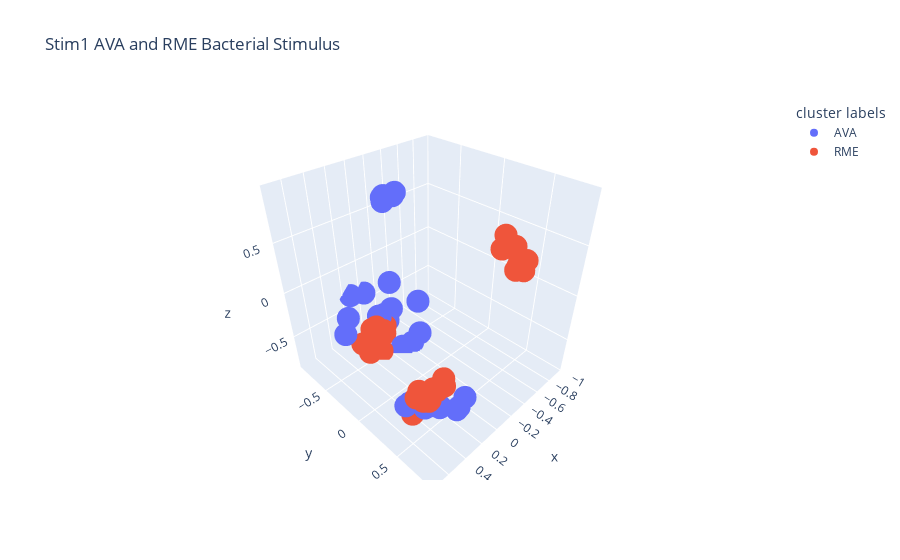

The notebook cell this image was saved under:
### Code cell
# Create a scatter plot
# fig = px.scatter_3d(data_frame = hyperbolic_df, x= 'x', y = 'y', z= 'z', title='AVA and RME: Stimulus 0', color = 'cluster labels') #cornflowerblue, lightcoral

fig = px.scatter_3d(data_frame = hyperbolic_df, x= 'x', y = 'y', z= 'z', title='AVA and RME Neurons: Bacterial Stimulus No. 0',  color ='cluster labels') #cornflowerblue, lightcoral
fig.update_layout(
    scene=dict(
        xaxis=dict(ticktext=[-1, -0.5, 0, 0.5, 1]),
        yaxis=dict(ticktext=[-1, -0.5, 0, 0.5, 1]),
        zaxis=dict(ticktext=[-1, -0.5, 0, 0.5, 1]),
    )
)

fig.show()

### Figure 1 — Plotly figure (JSON) as saved in the notebook; plotly's stock layout.template omitted (floating-point values rounded to 4 significant figures)
{"data": [{"hovertemplate": "cluster labels=AVA<br>x=%{x}<br>y=%{y}<br>z=%{z}<extra></extra>", "legendgroup": "AVA", "marker": {"color": "#636efa", "symbol": "circle"}, "mode": "markers", "name": "AVA", "scene": "scene", "showlegend": true, "type": "scatter3d", "x": [0.6465, 0.5371, 0.374, 0.6001, 0.7027, 0.7229, 0.3949, 0.5236, 0.3673, 0.6269, -0.05085, -0.0598, -0.1224, -0.1266, -0.2104, -0.1681, -0.06876, -0.06495, -0.1404, 0.1411, -0.1325, 0.2644, -0.01734, 0.3781, -0.332, -0.09937, -0.4916, -0.3099, -0.2261, 0.1139, 0.1514, 0.1519, 0.1134, 0.1412, 0.126, 0.0589, 0.1093, 0.1227, 0.2105], "y": [0.6422, 0.7335, 0.7786, 0.6869, 0.5864, 0.5682, 0.8463, 0.7195, 0.7514, 0.6677, -0.6993, -0.7185, -0.7053, -0.6604, -0.3743, -0.3693, -0.7036, -0.7191, -0.6885, -0.8784, -0.6578, -0.775, -0.8733, -0.6761, -0.3886, -0.4045, -0.5819, -0.8191, -0.7071, -0.2836, -0.2767, -0.246, -0.1925, -0.278, -0.2495, -0.2319, -0.2154, -0.2933, -0.1969], "z": [-0.2347, -0.2879, -0.395, -0.2726, -0.2383, -0.267, -0.2174, -0.3275, -0.4549, -0.2889, -0.6097, -0.6, -0.6056, -0.6568, -0.8333, -0.8342, -0.6077, -0.602, -0.622, -0.3186, -0.6599, -0.4776, -0.3655, -0.557, -0.79, -0.8387, -0.5644, -0.3508, -0.5877, 0.9112, 0.911, 0.9227, 0.9394, 0.915, 0.925, 0.9379, 0.9362, 0.9128, 0.9223]}, {"hovertemplate": "cluster labels=RME<br>x=%{x}<br>y=%{y}<br>z=%{z}<extra></extra>", "legendgroup": "RME", "marker": {"color": "#EF553B", "symbol": "circle"}, "mode": "markers", "name": "RME", "scene": "scene", "showlegend": true, "type": "scatter3d", "x": [0.6099, 0.6098, 0.5442, 0.6856, 0.5804, 0.6356, 0.692, 0.6064, 0.6519, 0.544, 0.6421, 0.2405, -0.03048, 0.07504, -0.07217, 0.2453, 0.02265, 0.06057, -0.05473, -0.03036, 0.07358, 0.1049, -0.878, -0.8661, -0.9192, -0.7964, -0.8782, -0.869, -0.8995, -0.9483], "y": [0.6924, 0.7028, 0.7701, 0.6691, 0.7428, 0.5404, 0.6463, 0.7307, 0.6882, 0.7789, 0.667, -0.495, -0.6109, -0.6643, -0.6355, -0.6032, -0.6613, -0.6272, -0.6274, -0.5953, -0.6472, -0.4869, 0.3492, 0.3039, 0.2982, 0.4774, 0.1775, 0.4142, 0.3307, 0.1016], "z": [-0.2106, -0.1892, 0.02866, -0.06455, -0.08407, -0.4576, -0.1456, -0.05377, -0.1185, -0.03744, -0.2039, -0.7596, -0.7133, -0.6645, -0.6857, -0.7145, -0.662, -0.7117, -0.6997, -0.7382, -0.6915, -0.823, 0.2079, 0.3092, 0.03072, 0.2685, 0.3685, 0.1015, 0.1029, 0.1652]}], "layout": {"legend": {"title": {"text": "cluster labels"}, "tracegroupgap": 0}, "scene": {"domain": {"x": [0, 1], "y": [0, 1]}, "xaxis": {"ticktext": [-1, -0.5, 0, 0.5, 1], "title": {"text": "x"}}, "yaxis": {"ticktext": [-1, -0.5, 0, 0.5, 1], "title": {"text": "y"}}, "zaxis": {"ticktext": [-1, -0.5, 0, 0.5, 1], "title": {"text": "z"}}}, "title": {"text": "Stim1 AVA and RME Bacterial Stimulus"}}}
